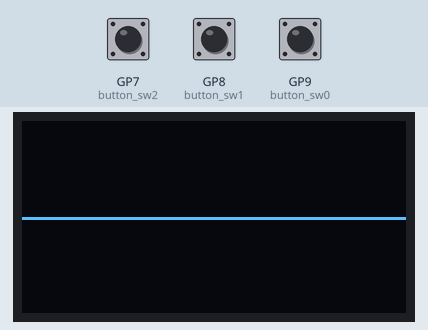
The program below on a simulated Raspberry Pi Pico running MicroPython. On the bench: 128×64 one-colour display. The inputs (shaded band) are chosen by the test bench; at power-on: GP7 (button_sw2) HIGH, GP8 (button_sw1) HIGH, GP9 (button_sw0) HIGH.

Above: at 1.2 s.
1.3 s: GP7 (button_sw2) pulled LOW for 0.15 s
At 2.8 s:
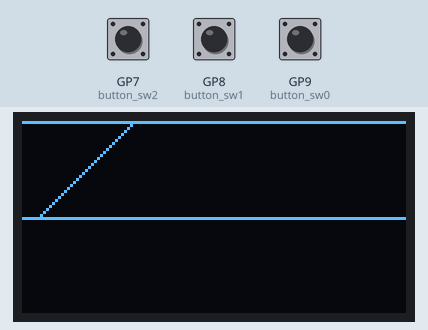
3.1 s: GP8 (button_sw1) pulled LOW for 0.15 s
At 3.54 s:
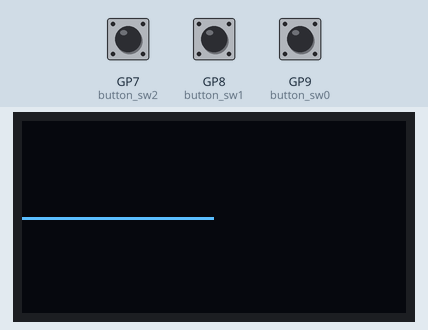
5.1 s: GP9 (button_sw0) pulled LOW for 0.15 s
At 6.3 s:
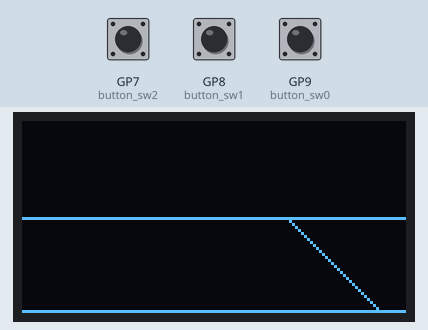
6.9 s: GP7 (button_sw2) pulled LOW for 1 s
At 8.6 s:
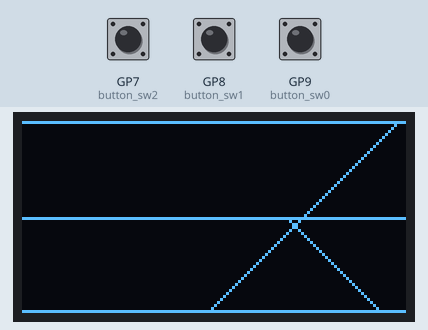
9.4 s: GP8 (button_sw1) pulled LOW for 1 s
At 10.2 s:
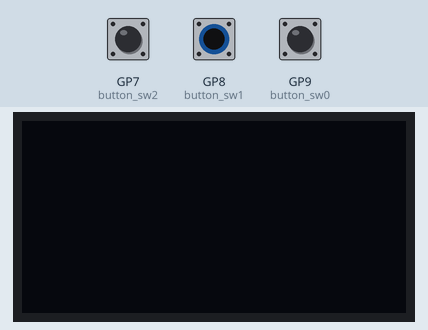
12.3 s: GP9 (button_sw0) pulled LOW for 1 s
At 13.7 s:
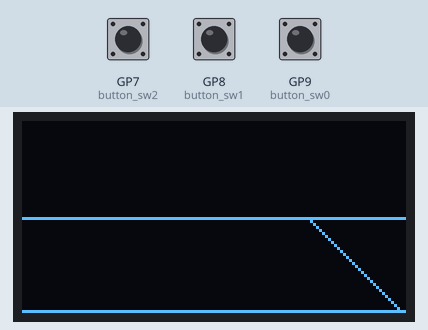
Timing chart, 0 to 15.3 s (numbered marks = the images above; inputs shaded):
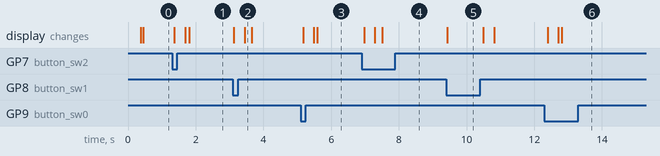

Measured:
- after the input at 1.3 s, the display: first changes after 0.07 s (image 1 shows a later state)
- after the input at 3.1 s, the display: first changes at once (image 2 shows a later state)
- after the input at 5.1 s, the display: first changes after 0.07 s (image 3 shows a later state)
- after the input at 6.9 s, the display: first changes after 0.07 s (image 4 shows a later state)
- after the input at 9.4 s, the display: changes at once (image 5)
- after the input at 12.3 s, the display: first changes after 0.09 s (image 6 shows a later state)

The program:

Task1_3.py
```python
from machine import Pin, I2C
from ssd1306 import SSD1306_I2C


class draw:
    def __init__(self, oled, start_pos):
        self.oled = oled
        self.start_pos = start_pos
        self.x = self.start_pos["x"]
        self.y = self.start_pos["y"]

    def move_down(self):
        if self.y < self.oled.height - 1:
            self.y += 1

    def move_up(self):
        if self.y > 0:
            self.y -= 1

    def draw_oled(self):
        self.oled.pixel(self.x, self.y, 1)

        self.x += 1

        if self.x >= self.oled.width:
            self.x = self.start_pos["x"]

    def clear(self):
        self.oled.fill(0)
        self.x = self.start_pos["x"]
        self.y = self.start_pos["y"]
        self.oled.show()


def main():
    button_sw0 = Pin(9, Pin.IN, Pin.PULL_UP)
    button_sw1 = Pin(8, Pin.IN, Pin.PULL_UP)
    button_sw2 = Pin(7, Pin.IN, Pin.PULL_UP)

    i2c = I2C(1, scl=Pin(15), sda=Pin(14), freq=400000)
    oled = SSD1306_I2C(128, 64, i2c)

    start_pos = {"x": 0, "y": oled.height // 2}
    line = draw(oled, start_pos)

    line.clear()

    while True:
        if button_sw0.value() == 0:
            line.move_down()

        if button_sw1.value() == 0:
            line.clear()

        if button_sw2.value() == 0:
            line.move_up()

        line.draw_oled()
        if line.x % 8 == 0:
            oled.show()


if __name__ == "__main__":
    main()
```
